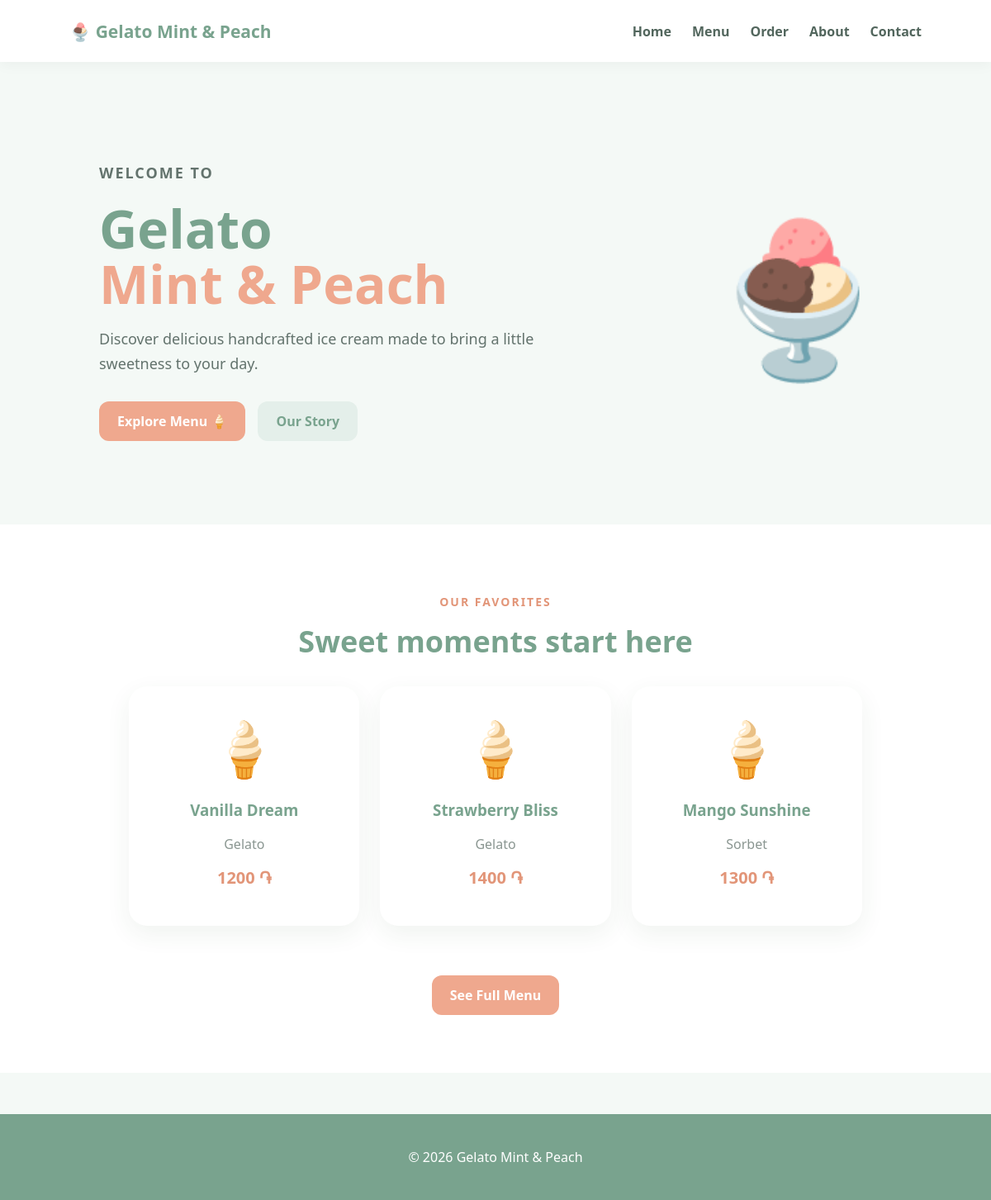
The page / on the database its author committed.
### tables this page shows
CREATE TABLE icecream (
            id INTEGER PRIMARY KEY AUTOINCREMENT,
            name TEXT NOT NULL,
            type TEXT NOT NULL,
            price INTEGER NOT NULL
        );

### main.py (the view)
@app.get("/")
def home(request: Request):
    conn = get_connection()
    icecreams = conn.execute(
        "SELECT * FROM icecream"
    ).fetchall()
    conn.close()
    return templates.TemplateResponse(
        request,
        "index.html",
        {"icecreams": icecreams}
    )

### Templates/index.html (shortened to what this page needs)
<!DOCTYPE html>
<html lang="en">
<head>
    <link rel="stylesheet" href="/Static/style.css">
</head>
<body>
<nav>
    <div class="nav-logo">🍨 Gelato Mint & Peach</div>
    <div class="nav-links">
        <a href="/">Home</a>
        <a href="/menu">Menu</a>
        <a href="/order">Order</a>
        <a href="/about">About</a>
        <a href="/contact">Contact</a>
    </div>
</nav>
<section class="hero">
    <div class="hero-text">
        <p class="small-title">WELCOME TO</p>
        <h1>
            Gelato
            <span>Mint & Peach</span>
        </h1>
        <p>
            Discover delicious handcrafted ice cream
            made to bring a little sweetness to your day.
        </p>
        <div class="hero-buttons">
            <a href="/menu" class="main-btn">
                Explore Menu 🍦
            </a>
            <a href="/about" class="secondary-btn">
                Our Story
            </a>
        </div>
    </div>
    <div class="hero-icecream">
        🍨
    </div>
</section>
<section class="home-section">
    <p class="small-title">OUR FAVORITES</p>
    <h2>Sweet moments start here</h2>
    <div class="icecream-grid">
        {% for icecream in icecreams[:3] %}
        <div class="ice-card">
            <div class="ice-icon">🍦</div>
            <h3>{{ icecream["name"] }}</h3>
            <p>{{ icecream["type"] }}</p>
            <strong>{{ icecream["price"] }} ֏</strong>
        </div>
        {% endfor %}
    </div>
    <a href="/menu" class="main-btn">
        See Full Menu
    </a>
</section>
<footer>
    <p>© 2026 Gelato Mint & Peach</p>
</footer>
</body>
</html>

### Static/style.css (style rules this page uses)
* { box-sizing: border-box; }
body { background-color: #F4F9F6; font-family: 'Segoe UI', Tahoma, Geneva, Verdana, sans-serif; color: #2C3E50; margin: 0; }
nav { width: 100%; min-height: 75px; background: white; display: flex; align-items: center; justify-content: space-between; padding: 15px 7%; box-shadow: 0 4px 15px rgba(0, 0, 0, 0.04); }
.nav-logo { color: #79A38E; font-size: 21px; font-weight: 800; }
.nav-links { display: flex; gap: 25px; }
.nav-links a { text-decoration: none; color: #52665D; font-weight: 600; transition: 0.2s; }
.hero { min-height: 560px; display: flex; align-items: center; justify-content: space-between; padding: 70px 10%; gap: 50px; }
.hero-text { max-width: 580px; }
.small-title { color: #E29578; font-size: 14px; font-weight: 800; letter-spacing: 2px; }
.hero h1 { font-size: 64px; line-height: 1.05; color: #79A38E; margin: 15px 0; }
.hero h1 span { display: block; color: #EFA88E; }
.hero p { font-size: 18px; line-height: 1.7; color: #63736D; }
.hero-buttons { display: flex; gap: 15px; margin-top: 30px; }
.hero-icecream { font-size: 180px; animation: float 3s ease-in-out infinite; }
.main-btn, .secondary-btn, .card-btn { text-decoration: none; display: inline-block; border-radius: 12px; padding: 13px 22px; font-weight: 700; border: none; cursor: pointer; transition: 0.25s; }
.main-btn { background: #EFA88E; color: white; }
.secondary-btn { background: #E4EFEA; color: #79A38E; }
.home-section { text-align: center; padding: 70px 7%; background: white; }
.home-section h2 { color: #79A38E; font-size: 36px; margin-top: 5px; }
.icecream-grid, .menu-grid { display: grid; grid-template-columns: repeat(auto-fit, minmax(230px, 1fr)); gap: 25px; width: 86%; max-width: 1100px; margin: 30px auto 60px; }
.ice-card { background: white; border-radius: 22px; padding: 30px; text-align: center; box-shadow: 0 10px 30px rgba(45, 90, 39, 0.07); transition: 0.25s; }
.ice-icon, .big-ice-icon { font-size: 65px; margin-bottom: 10px; }
.ice-card h2, .ice-card h3 { color: #79A38E; }
.ice-card p { color: #8A9691; }
.ice-card strong, .price { display: block; color: #E29578; font-size: 20px; margin: 15px 0; }
footer { background: #79A38E; color: white; text-align: center; padding: 25px; margin-top: 50px; }

### rows shown on the page
icecream: name "Vanilla Dream", type "Gelato", price "1200"
icecream: name "Strawberry Bliss", type "Gelato", price "1400"
icecream: name "Mango Sunshine", type "Sorbet", price "1300"
